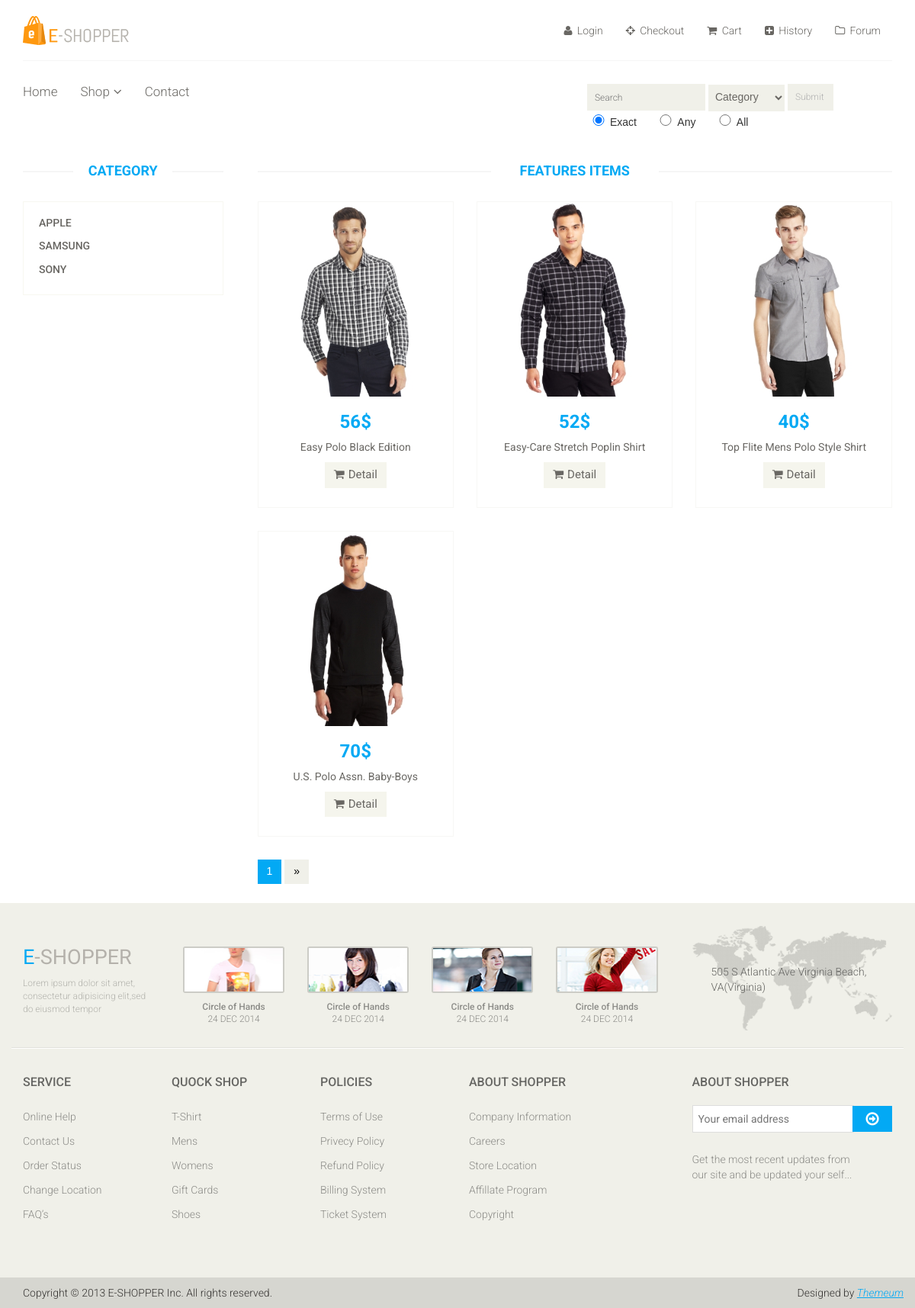
Screenshot of /shop.php?cat=Samsung&i=1 with the database file from the repository.
### tables this page shows
CREATE TABLE IF NOT EXISTS `category` (
  `ID` int(11) NOT NULL,
  `Name` varchar(15) NOT NULL
);

CREATE TABLE IF NOT EXISTS `item` (
  `ID` int(11) NOT NULL,
  `Name` varchar(45) DEFAULT NULL,
  `price` int(11) DEFAULT NULL,
  `image` varchar(100) DEFAULT NULL,
  `category` varchar(15) NOT NULL,
  `Detail` varchar(1000) NOT NULL
);

### shop.php (the view, shortened to what this page needs)
<?php
        include("header.php");
?>
<body>
	<section>
		<div class='container'>
			<div class='row'>
				<?php
                    include("sidebar.php");
                ?>
				<div class='col-sm-9 padding-right'>
					<div class='features_items'>
						<h2 class='title text-center'>Features Items</h2>
						<?php
							$cat = $_REQUEST["cat"];
							if ($cat == "All")
								$sel=mysql_query("select * from item");
							else
								$sel=mysql_query("select * from item where category = '$cat'");
							$arrlength = mysql_numrows($sel);
							$imax = 1;
							if($arrlength% 9==0)
							{
								$imax = $arrlength/12;
							}
							else
							{
								$imax = ($arrlength - $arrlength%12)/12 + 1;
							}
							$ci = $_REQUEST["i"];
							for($x = ($ci-1)*9 ; $x < $arrlength and $x < $ci*9; $x++) {
								echo "
							   <div class='col-sm-4'>
									<div class='product-image-wrapper'>
										<div class='single-products'>
												<div class='productinfo text-center'>
                                                    <a href='product-details.php?index=".mysql_result($sel,$x,"ID")."' >
													   <img src=".mysql_result($sel,$x,"image")." alt='' />
													</a>
                                                    <h2>".mysql_result($sel,$x,"price")."$</h2>
													<p>".mysql_result($sel,$x,"Name")."</p>
													<a href='product-details.php?index=".mysql_result($sel,$x,"ID")."' class='btn btn-default add-to-cart'><i class='fa fa-shopping-cart'></i>Detail</a>
												</div>
										</div>
									</div>
								</div>";
							}
                        ?>
						</div>
						<?php
						echo "<div><ul class='pagination'>";
                        for($i = 1; $i<= $imax; $i++ )
                        {
                            if($ci==$i)
                            {
                                echo "<li class='active'><a href='?cat=".$cat."&i=".$i."'>".$i."</a></li>";
                            }
                            else
                            {
                                echo "<li><a href='?cat=".$cat."&i=".$i."''>".$i."</a></li>";
                            }
                        }
                        if($ci >= $imax)
                        {
                            echo "<li><a href='?cat=".$cat."&i=".$imax."''>&raquo;</a></li>";
                        }
                        else
                        {
                            echo "<li><a href='?cat=".$cat."&i=".($ci+1)."''>&raquo;</a></li>";
                        }
						echo "</ul></div>";
                        ?>
				</div>
			</div>
		</div>
	</section>
</body>
<?php
	include("footer.php");
?>

### sidebar.php (shortened to what this page needs)
<div class='col-sm-3'>
	<div class='left-sidebar'>
		<h2>Category</h2>
		<div class='panel-group category-products' id='accordian'>
			<?php
				$sel = mysql_query("select * from category");
				while($arr=mysql_fetch_array($sel))
				{
					$name = $arr["Name"];
					echo "
						<div class='panel panel-default'>
							<div class='panel-heading'>
								<h4 class='panel-title'><a href='shop.php?cat=$name&i=1'>$name</a></h4>
							</div>
						</div>
					";
				}
			?>
		</div>
	</div>
</div>

### css/main.css (style rules this page uses)
body { font-family: 'Tahoma', sans-serif; background:; position: relative; font-weight:400px; }
ul li { list-style: none; }
a { -webkit-transition: 300ms; -moz-transition: 300ms; -o-transition: 300ms; transition: 300ms; }
h1, h2, h3, h4, h5, h6 { font-family: 'Roboto', sans-serif; }
.category-products { border: 1px solid #F7F7F0; margin-bottom: 35px; padding-bottom: 20px; padding-top: 15px; }
.left-sidebar h2, .brands_products h2 { color: #03a9f4; font-family: 'Roboto', sans-serif; font-size: 18px; font-weight: 700; margin: 0 auto 30px; text-align: center; text-transform: uppercase; position: relative; z-index:3; }
.left-sidebar h2:after, h2.title:after { content: " "; position: absolute; border: 1px solid #f5f5f5; bottom:8px; left: 0; width: 100%; height: 0; z-index: -2; }
.left-sidebar h2:before { content: " "; position: absolute; background: #fff; bottom: -6px; width: 130px; height: 30px; z-index: -1; left: 50%; margin-left: -65px; }
h2.title:before { content: " "; position: absolute; background: #fff; bottom: -6px; width: 220px; height: 30px; z-index: -1; left: 50%; margin-left: -110px; }
.category-products .panel { background-color: #FFFFFF; border: 0px; border-radius: 0px; box-shadow:none; margin-bottom: 0px; }
.category-products .panel-default .panel-heading { background-color: #FFFFFF; border: 0 none; color: #FFFFFF; padding: 5px 20px; }
.category-products .panel-default .panel-heading .panel-title a { color: #696763; font-family: 'Roboto', sans-serif; font-size: 14px; text-decoration: none; text-transform: uppercase; }
.padding-right { padding-right: 0; }
.features_items { overflow:hidden; }
h2.title { color: #03a9f4; font-family: 'Roboto', sans-serif; font-size: 18px; font-weight: 700; margin: 0 15px; text-transform: uppercase; margin-bottom: 30px; position: relative; }
.product-image-wrapper { border:1px solid #F7F7F5; overflow: hidden; margin-bottom:30px; }
.single-products { position: relative; }
.productinfo h2 { color: #03a9f4; font-family: 'Roboto', sans-serif; font-size: 24px; font-weight: 700; }
.productinfo p { font-family: 'Roboto', sans-serif; font-size: 14px; font-weight: 400; color: #696763; }
.productinfo img { width: 100%; height: 255px; }
.productinfo { position:relative; }
.add-to-cart { background:#F5F5ED; border: 0 none; border-radius: 0; color: #696763; font-family: 'Roboto', sans-serif; font-size: 15px; margin-bottom: 25px; }
.add-to-cart i { margin-right:5px; }
.pagination { display: inline-block; margin-bottom: 25px; margin-top: 0; padding-left: 15px; }
.pagination li:first-child a, .pagination li:first-child span { border-bottom-left-radius: 0; border-top-left-radius: 0; margin-left: 0; }
.pagination li:last-child a, .pagination li:last-child span { border-bottom-right-radius: 0; border-top-right-radius: 0; }
.pagination .active a, .pagination .active span, .pagination .active a:hover, .pagination .active span:hover, .pagination .active a:focus, .pagination .active span:focus { background-color: #03a9f4; border-color: #03a9f4; color: #FFFFFF; cursor: default; z-index: 2; }
.pagination li a, .pagination li span { background-color: #f0f0e9; border: 0; float: left; line-height: 1.42857; margin-left: -1px; padding: 6px 12px; position: relative; text-decoration: none; margin-right: 5px; color:#000; }

### rows the page displays
category: Name "APPLE"
category: Name "SAMSUNG"
category: Name "SONY"
item: image (picture), price "56", Name "Easy Polo Black Edition"
item: image (picture), price "52", Name "Easy-Care Stretch Poplin Shirt"
item: image (picture), price "40", Name "Top Flite Mens Polo Style Shirt"
item: image (picture), price "70", Name "U.S. Polo Assn. Baby-Boys"
